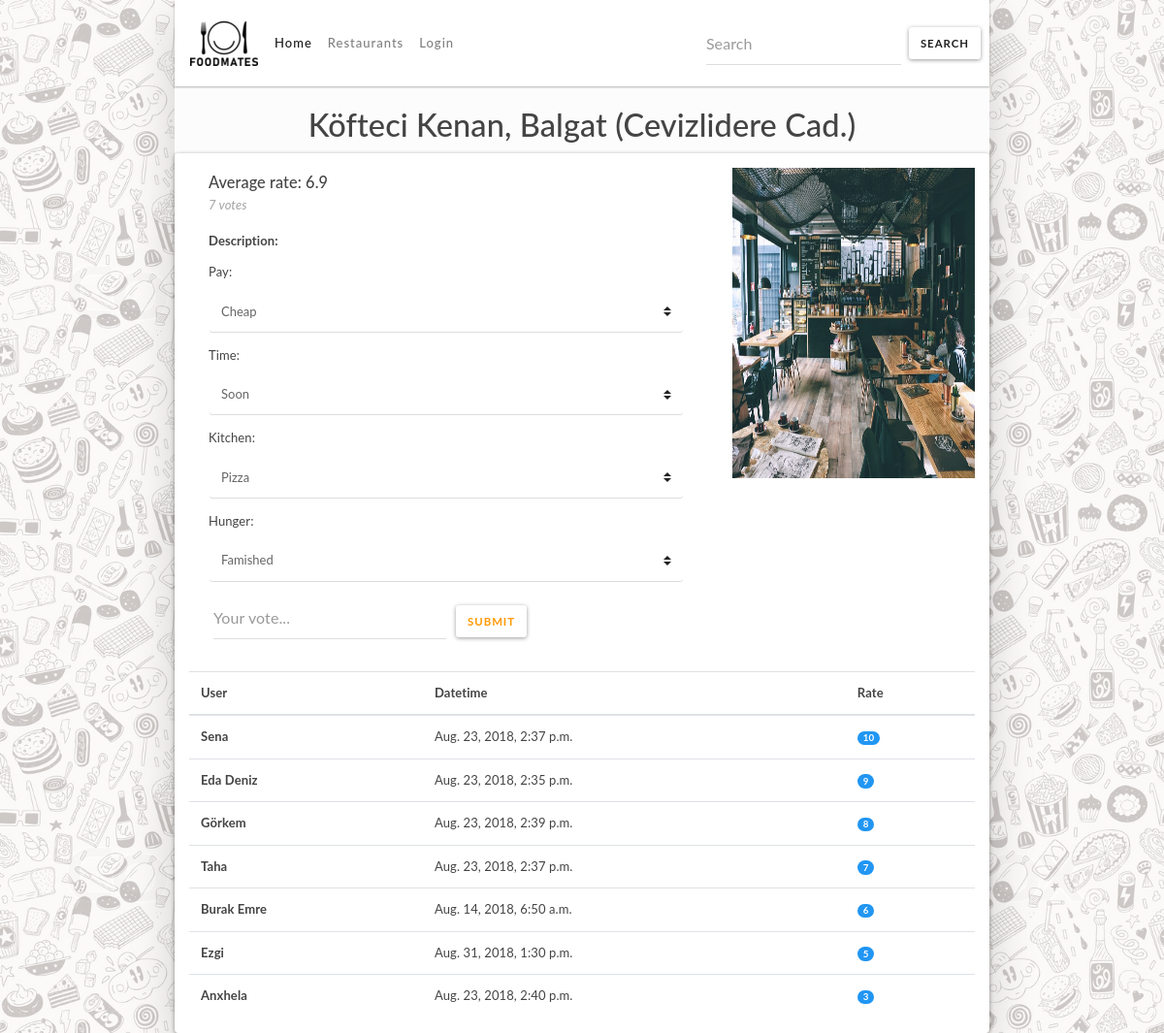
Page /common/place/5 on the committed database.
### common/models.py (models this page shows, shortened)
class Place(models.Model):
    title = models.CharField(max_length=64,
                             help_text="Enter a place title (e.g. Orhan Aspava, Dolmacı etc.")
    description = models.TextField(blank=True, null=True)
    rate = models.FloatField()
    class Meta:
        ordering = ['-rate']

class Vote(models.Model):
    profile = models.ForeignKey("Profile",
                                related_name="profile_votes",
                                null=True, on_delete=models.SET_NULL)
    place = models.ForeignKey("Place",
                              related_name="place_votes",
                              null=True, on_delete=models.CASCADE)
    rate = models.PositiveSmallIntegerField()
    vote_datetime = models.DateTimeField(auto_now_add=timezone.now)
    class Meta:
        ordering = ['-rate']

class Profile(models.Model):
    user = models.OneToOneField(User, on_delete=models.CASCADE)
    GENDER_CHOICES = (
        ('M', 'Male'),
        ('F', 'Female'),
    )
    gender = models.CharField(max_length=1, choices=GENDER_CHOICES)
    location = models.CharField(max_length=30, blank=True)
    age = models.PositiveSmallIntegerField(null=True, blank=True)

### common/views.py (the view, shortened to what this page needs)
# urls.py: path('place/<int:pk>', views.PlaceDetailView.as_view(), name='place-detail'),
class PlaceDetailView(View):
    def get(self, request, **kwargs):
        place = get_object_or_404(Place, pk=kwargs.get('pk'))
        votes = list(place.place_votes.all().order_by('rate'))
        avg_rate = sum(vote.rate for vote in votes) / (len(votes) if votes else 1)
        if not avg_rate:
            avg_rate = place.rate
        place.rate = avg_rate
        place.save()
        vote_form = VoteForm()
        condition_form = ConditionForm
        return render(request, 'common/place_detail.html', context={'place': place,
                                                                    'vote_form': vote_form,
                                                                    'condition_form': condition_form})

### common/forms.py (shortened to what this page needs)
class VoteForm(forms.Form):
    your_vote = forms.FloatField(required=True, max_value=10, min_value=0,label='',
                                 widget=forms.NumberInput(
                                     attrs={'id': 'your_vote', 'step': "1.00"}))
    your_vote.widget.attrs['class'] = 'form-control vote-form'
    your_vote.widget.attrs['placeholder'] = "Your vote..."
    class Meta:
        model = Vote
        fields = ('vote',)

### templates/common/place_detail.html (shortened to what this page needs)
{% extends "common/base_generic.html" %}
{% load static %}
{% load crispy_forms_tags %}
{% block content %}
    <h1 class="page-title text-center">{{ place.title }} </h1>
    <div class="container-fluid place-detail card">
        <div class="row">
            <div class="col-md-8">
                <div class="card-body">
                    <h5 class="card-title">Average rate: {{ place.rate|floatformat }}</h5>
                    <h6 class="card-subtitle text-muted"><i style="color: darkgrey">{{ place.place_votes.count }}
                        votes</i>
                    </h6>
                    <br/>
                    <p><b>Description: </b></p>{{ place.description }}
                    <form action="{% url 'common:place-detail' place.pk %}" method="post">
                        {{ condition_form.as_p }}
                        <div class="row" style="margin: 5px">{{ vote_form }} <input
                                style="margin: 10px" class="btn btn-outline-warning  btn-sm" type="submit" value="Submit"></div>
                    </form>
                </div>
            </div>
            <div class="place-photo-div col-md-4">
                <img src="{% static 'images/place_photo.jpeg' %}" style="margin-top: 15px; width: 100%; height: 60%"
                     alt="Card image">
            </div>
        </div>
        <table class="table table-hover">
            <thead>
            <tr>
                <th scope="col">User</th>
                <th scope="col">Datetime</th>
                <th scope="col">Rate</th>
            </tr>
            </thead>
            <tbody>
            {% for vote in place.place_votes.all %}
                <tr>
                    <th scope="row">{{ vote.profile.user.first_name }}</th>
                    <td>{{ vote.vote_datetime }}</td>
                    <td><span class="badge badge-primary badge-pill">{{ vote.rate }}</span></td>
                </tr>
            {% endfor %}
            </tbody>
        </table>
    </div>
{% endblock %}

### common/static/css/style.css (style rules this page uses)
html, body, .cover { font-family: 'Trebuchet MS'; font-weight: 400; margin: auto; height: 100%; width: 100%; background: linear-gradient(rgba(255, 255, 255, 0.7), rgba(255, 255, 255, 0.7)), url('../images/food_bg.jpg'); background-size: 50%; }
.page-title { margin-top: 10px; padding: 10px; }
img { image-rendering: crisp-edges; }
.place-detail { margin-top: -8px; }
.vote-form { width: 50%; }
body { font-family: 'Lato', 'sans-serif'; }

### common/static/css/buttons.css (style rules this page uses)
.btn { padding: 14px 22px; border: 0 none; font-weight: 700; letter-spacing: 1px; text-transform: uppercase; }
.btn-sm, .btn-group-sm > .btn { padding: 8px 12px; }

### rows in the picture
Place: title "Köfteci Kenan, Balgat (Cevizlidere Cad.)", rate "6.9", place_votes.count "7"
Vote: profile.user.first_name "Sena", vote_datetime "Aug. 23, 2018, 2:37 p.m.", rate "10"
Vote: profile.user.first_name "Eda Deniz", vote_datetime "Aug. 23, 2018, 2:35 p.m.", rate "9"
Vote: profile.user.first_name "Görkem", vote_datetime "Aug. 23, 2018, 2:39 p.m.", rate "8"
Vote: profile.user.first_name "Taha", vote_datetime "Aug. 23, 2018, 2:37 p.m.", rate "7"
Vote: profile.user.first_name "Burak Emre", vote_datetime "Aug. 14, 2018, 6:50 a.m.", rate "6"
Vote: profile.user.first_name "Ezgi", vote_datetime "Aug. 31, 2018, 1:30 p.m.", rate "5"
Vote: profile.user.first_name "Anxhela", vote_datetime "Aug. 23, 2018, 2:40 p.m.", rate "3"
